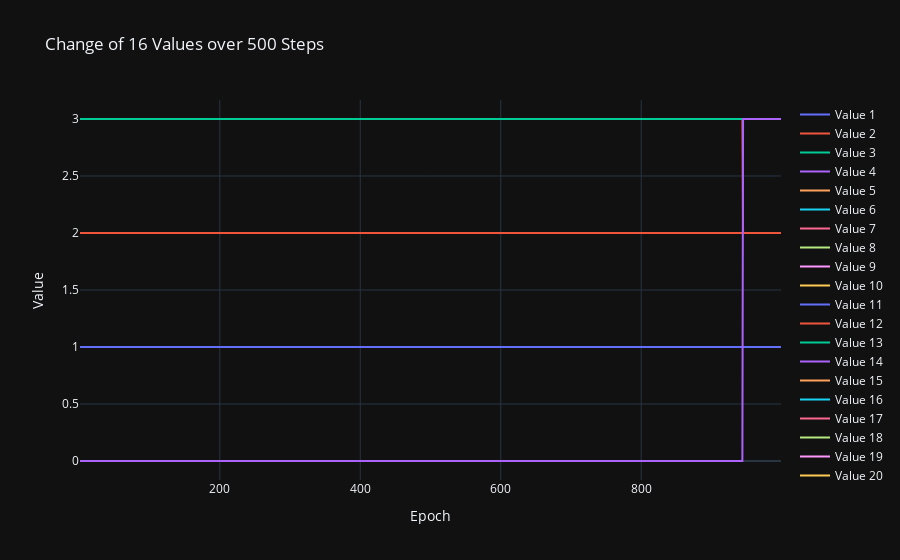

Notebook source saved alongside this figure:
### Markdown cell above
## Expansion Mapping

### Code cell
### CHeck if the neurons are being removed from the last input
### plot
import numpy as np
import plotly.graph_objects as go


data = experiment_data_loader.experiment_data['000047']['repetition_data'][2]


means = []
for mean_idx in range(100):
    data_name = f"expansion_map{mean_idx}"
    if data_name in data:
        means.append(data[data_name])

    
data = np.stack(means, axis=1)

# Preparing data for plotting
epochs = np.arange(1, data.shape[0])
traces = []
for i in range(data.shape[1]):
    traces.append(go.Scatter(x=epochs, y=data[:, i], mode='lines', name=f'Value {i+1}'))

# Plotting with Plotly
layout = go.Layout(title='Change of 16 Values over 500 Steps',
                   xaxis=dict(title='Epoch'),
                   yaxis=dict(title='Value'),
                   template='plotly_dark')

fig = go.Figure(data=traces, layout=layout)
fig.show()

### Figure 1 — Plotly figure (JSON) as saved in the notebook; plotly's stock layout.template omitted (floating-point values rounded to 4 significant figures; data arrays with more than 128 entries replaced by an {"elided": "..."} marker saying what was removed)
{"data": [{"mode": "lines", "name": "Value 1", "type": "scatter", "x": {"elided": "999 int values"}, "y": {"elided": "1000 int values"}}, {"mode": "lines", "name": "Value 2", "type": "scatter", "x": {"elided": "999 int values"}, "y": {"elided": "1000 int values"}}, {"mode": "lines", "name": "Value 3", "type": "scatter", "x": {"elided": "999 int values"}, "y": {"elided": "1000 int values"}}, {"mode": "lines", "name": "Value 4", "type": "scatter", "x": {"elided": "999 int values"}, "y": {"elided": "1000 int values"}}, {"mode": "lines", "name": "Value 5", "type": "scatter", "x": {"elided": "999 int values"}, "y": {"elided": "1000 int values"}}, {"mode": "lines", "name": "Value 6", "type": "scatter", "x": {"elided": "999 int values"}, "y": {"elided": "1000 int values"}}, {"mode": "lines", "name": "Value 7", "type": "scatter", "x": {"elided": "999 int values"}, "y": {"elided": "1000 int values"}}, {"mode": "lines", "name": "Value 8", "type": "scatter", "x": {"elided": "999 int values"}, "y": {"elided": "1000 int values"}}, {"mode": "lines", "name": "Value 9", "type": "scatter", "x": {"elided": "999 int values"}, "y": {"elided": "1000 int values"}}, {"mode": "lines", "name": "Value 10", "type": "scatter", "x": {"elided": "999 int values"}, "y": {"elided": "1000 int values"}}, {"mode": "lines", "name": "Value 11", "type": "scatter", "x": {"elided": "999 int values"}, "y": {"elided": "1000 int values"}}, {"mode": "lines", "name": "Value 12", "type": "scatter", "x": {"elided": "999 int values"}, "y": {"elided": "1000 int values"}}, {"mode": "lines", "name": "Value 13", "type": "scatter", "x": {"elided": "999 int values"}, "y": {"elided": "1000 int values"}}, {"mode": "lines", "name": "Value 14", "type": "scatter", "x": {"elided": "999 int values"}, "y": {"elided": "1000 int values"}}, {"mode": "lines", "name": "Value 15", "type": "scatter", "x": {"elided": "999 int values"}, "y": {"elided": "1000 int values"}}, {"mode": "lines", "name": "Value 16", "type": "scatter", "x": {"elided": "999 int values"}, "y": {"elided": "1000 int values"}}, {"mode": "lines", "name": "Value 17", "type": "scatter", "x": {"elided": "999 int values"}, "y": {"elided": "1000 int values"}}, {"mode": "lines", "name": "Value 18", "type": "scatter", "x": {"elided": "999 int values"}, "y": {"elided": "1000 int values"}}, {"mode": "lines", "name": "Value 19", "type": "scatter", "x": {"elided": "999 int values"}, "y": {"elided": "1000 int values"}}, {"mode": "lines", "name": "Value 20", "type": "scatter", "x": {"elided": "999 int values"}, "y": {"elided": "1000 int values"}}, {"mode": "lines", "name": "Value 21", "type": "scatter", "x": {"elided": "999 int values"}, "y": {"elided": "1000 int values"}}, {"mode": "lines", "name": "Value 22", "type": "scatter", "x": {"elided": "999 int values"}, "y": {"elided": "1000 int values"}}, {"mode": "lines", "name": "Value 23", "type": "scatter", "x": {"elided": "999 int values"}, "y": {"elided": "1000 int values"}}, {"mode": "lines", "name": "Value 24", "type": "scatter", "x": {"elided": "999 int values"}, "y": {"elided": "1000 int values"}}, {"mode": "lines", "name": "Value 25", "type": "scatter", "x": {"elided": "999 int values"}, "y": {"elided": "1000 int values"}}, {"mode": "lines", "name": "Value 26", "type": "scatter", "x": {"elided": "999 int values"}, "y": {"elided": "1000 int values"}}, {"mode": "lines", "name": "Value 27", "type": "scatter", "x": {"elided": "999 int values"}, "y": {"elided": "1000 int values"}}, {"mode": "lines", "name": "Value 28", "type": "scatter", "x": {"elided": "999 int values"}, "y": {"elided": "1000 int values"}}, {"mode": "lines", "name": "Value 29", "type": "scatter", "x": {"elided": "999 int values"}, "y": {"elided": "1000 int values"}}, {"mode": "lines", "name": "Value 30", "type": "scatter", "x": {"elided": "999 int values"}, "y": {"elided": "1000 int values"}}, {"mode": "lines", "name": "Value 31", "type": "scatter", "x": {"elided": "999 int values"}, "y": {"elided": "1000 int values"}}, {"mode": "lines", "name": "Value 32", "type": "scatter", "x": {"elided": "999 int values"}, "y": {"elided": "1000 int values"}}, {"mode": "lines", "name": "Value 33", "type": "scatter", "x": {"elided": "999 int values"}, "y": {"elided": "1000 int values"}}, {"mode": "lines", "name": "Value 34", "type": "scatter", "x": {"elided": "999 int values"}, "y": {"elided": "1000 int values"}}, {"mode": "lines", "name": "Value 35", "type": "scatter", "x": {"elided": "999 int values"}, "y": {"elided": "1000 int values"}}, {"mode": "lines", "name": "Value 36", "type": "scatter", "x": {"elided": "999 int values"}, "y": {"elided": "1000 int values"}}, {"mode": "lines", "name": "Value 37", "type": "scatter", "x": {"elided": "999 int values"}, "y": {"elided": "1000 int values"}}, {"mode": "lines", "name": "Value 38", "type": "scatter", "x": {"elided": "999 int values"}, "y": {"elided": "1000 int values"}}, {"mode": "lines", "name": "Value 39", "type": "scatter", "x": {"elided": "999 int values"}, "y": {"elided": "1000 int values"}}, {"mode": "lines", "name": "Value 40", "type": "scatter", "x": {"elided": "999 int values"}, "y": {"elided": "1000 int values"}}, {"mode": "lines", "name": "Value 41", "type": "scatter", "x": {"elided": "999 int values"}, "y": {"elided": "1000 int values"}}, {"mode": "lines", "name": "Value 42", "type": "scatter", "x": {"elided": "999 int values"}, "y": {"elided": "1000 int values"}}, {"mode": "lines", "name": "Value 43", "type": "scatter", "x": {"elided": "999 int values"}, "y": {"elided": "1000 int values"}}, {"mode": "lines", "name": "Value 44", "type": "scatter", "x": {"elided": "999 int values"}, "y": {"elided": "1000 int values"}}, {"mode": "lines", "name": "Value 45", "type": "scatter", "x": {"elided": "999 int values"}, "y": {"elided": "1000 int values"}}, {"mode": "lines", "name": "Value 46", "type": "scatter", "x": {"elided": "999 int values"}, "y": {"elided": "1000 int values"}}, {"mode": "lines", "name": "Value 47", "type": "scatter", "x": {"elided": "999 int values"}, "y": {"elided": "1000 int values"}}, {"mode": "lines", "name": "Value 48", "type": "scatter", "x": {"elided": "999 int values"}, "y": {"elided": "1000 int values"}}, {"mode": "lines", "name": "Value 49", "type": "scatter", "x": {"elided": "999 int values"}, "y": {"elided": "1000 int values"}}, {"mode": "lines", "name": "Value 50", "type": "scatter", "x": {"elided": "999 int values"}, "y": {"elided": "1000 int values"}}, {"mode": "lines", "name": "Value 51", "type": "scatter", "x": {"elided": "999 int values"}, "y": {"elided": "1000 int values"}}, {"mode": "lines", "name": "Value 52", "type": "scatter", "x": {"elided": "999 int values"}, "y": {"elided": "1000 int values"}}, {"mode": "lines", "name": "Value 53", "type": "scatter", "x": {"elided": "999 int values"}, "y": {"elided": "1000 int values"}}, {"mode": "lines", "name": "Value 54", "type": "scatter", "x": {"elided": "999 int values"}, "y": {"elided": "1000 int values"}}, {"mode": "lines", "name": "Value 55", "type": "scatter", "x": {"elided": "999 int values"}, "y": {"elided": "1000 int values"}}, {"mode": "lines", "name": "Value 56", "type": "scatter", "x": {"elided": "999 int values"}, "y": {"elided": "1000 int values"}}, {"mode": "lines", "name": "Value 57", "type": "scatter", "x": {"elided": "999 int values"}, "y": {"elided": "1000 int values"}}, {"mode": "lines", "name": "Value 58", "type": "scatter", "x": {"elided": "999 int values"}, "y": {"elided": "1000 int values"}}, {"mode": "lines", "name": "Value 59", "type": "scatter", "x": {"elided": "999 int values"}, "y": {"elided": "1000 int values"}}, {"mode": "lines", "name": "Value 60", "type": "scatter", "x": {"elided": "999 int values"}, "y": {"elided": "1000 int values"}}, {"mode": "lines", "name": "Value 61", "type": "scatter", "x": {"elided": "999 int values"}, "y": {"elided": "1000 int values"}}, {"mode": "lines", "name": "Value 62", "type": "scatter", "x": {"elided": "999 int values"}, "y": {"elided": "1000 int values"}}, {"mode": "lines", "name": "Value 63", "type": "scatter", "x": {"elided": "999 int values"}, "y": {"elided": "1000 int values"}}, {"mode": "lines", "name": "Value 64", "type": "scatter", "x": {"elided": "999 int values"}, "y": {"elided": "1000 int values"}}], "layout": {"title": {"text": "Change of 16 Values over 500 Steps"}, "xaxis": {"title": {"text": "Epoch"}}, "yaxis": {"title": {"text": "Value"}}}}
